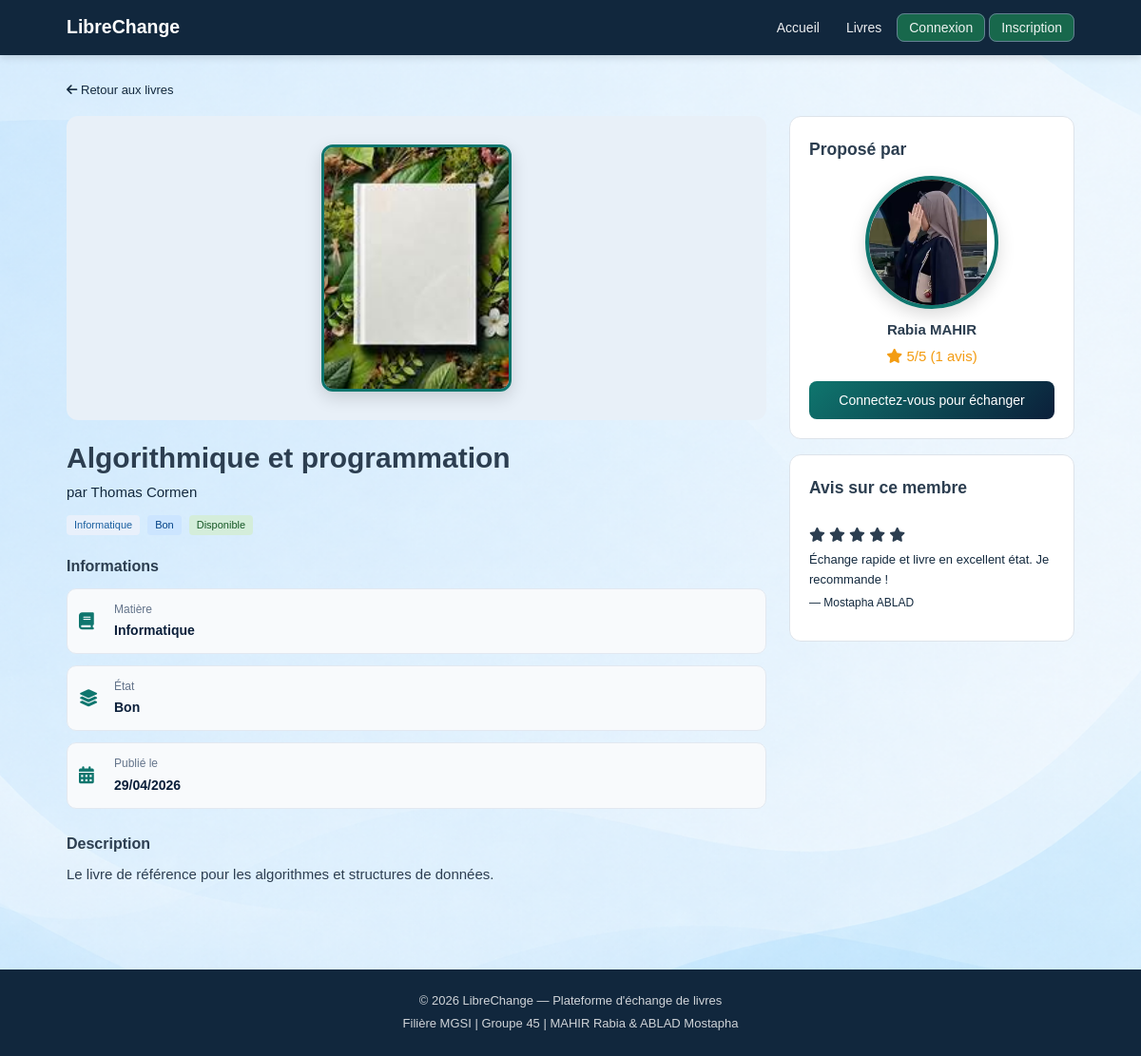
The page /pages/livre_detail.php?id=1 on the database its author committed.
### tables this page shows
CREATE TABLE `livres`
(
    `id`          int(11) NOT NULL,
    `titre`       varchar(200) NOT NULL,
    `auteur`      varchar(150) NOT NULL,
    `matiere`     varchar(100) NOT NULL,
    `description` text         DEFAULT NULL,
    `etat`        enum('neuf','bon','acceptable','use') DEFAULT 'bon',
    `statut`      enum('disponible','echange','archive') DEFAULT 'disponible',
    `image`       varchar(255) DEFAULT 'images/default-book.jfif',
    `user_id`     int(11) NOT NULL,
    `date_ajout`  datetime     DEFAULT current_timestamp()
);

CREATE TABLE `utilisateurs`
(
    `id`               int(11) NOT NULL,
    `login`            varchar(50)  NOT NULL,
    `mot_de_passe`     varchar(255) NOT NULL,
    `nom`              varchar(100) NOT NULL,
    `prenom`           varchar(100) NOT NULL,
    `email`            varchar(150) NOT NULL,
    `role`             enum('admin','etudiant') DEFAULT 'etudiant',
    `photo`            varchar(255) DEFAULT 'images/default-user1.jfif',
    `date_inscription` datetime     DEFAULT current_timestamp()
);

CREATE TABLE `notations`
(
    `id`            int(11) NOT NULL,
    `notateur_id`   int(11) NOT NULL,
    `note_id`       int(11) NOT NULL,
    `note`          tinyint(4) NOT NULL CHECK (`note` between 1 and 5),
    `commentaire`   text     DEFAULT NULL,
    `date_notation` datetime DEFAULT current_timestamp()
);

### config.php (called while the page is built, shortened)
<?php
function h($str) {
    return htmlspecialchars($str ?? '', ENT_QUOTES, 'UTF-8');
}
function estConnecte() {
    return isset($_SESSION['user_id']);
}
?>

### pages/livre_detail.php (the view, shortened to what this page needs)
<?php
require_once '../config.php';
$id = intval($_GET['id'] ?? 0);
$stmt = $pdo->prepare("SELECT l.*, u.id AS user_id, u.nom, u.prenom, u.email,u.photo, l.image FROM livres l JOIN utilisateurs u ON l.user_id = u.id WHERE l.id = ?");
$stmt->execute([$id]);
$livre = $stmt->fetch();
$photo = !empty($livre['photo'])
    ? '../' . $livre['photo']
    : '../images/default-user1.jfif';
$bookImage = !empty($livre['image'])
    ? '../' . $livre['image']
    : '../images/default-book.jfif';
$stmtNot = $pdo->prepare("SELECT n.*, u.nom, u.prenom FROM notations n JOIN utilisateurs u ON n.notateur_id = u.id WHERE n.note_id = ? ORDER BY n.date_notation DESC");
$stmtNot->execute([$livre['user_id']]);
$notations = $stmtNot->fetchAll();
$note_moy = 0;
if (count($notations)) {
    $note_moy = round(array_sum(array_column($notations, 'note')) / count($notations), 1);
}
require_once '../includes/header.php';
?>
<div class="container">
    <a href="livres.php" class="btn-back">
        <i class="fa-solid fa-arrow-left"></i> Retour aux livres
    </a>
    <div class="detail-grid">
        <div class="detail-main">
            <div class="livre-detail-img">
                <img src="<?= h($bookImage) ?>" alt="Livre">
            </div>
            <h1><?= h($livre['titre']) ?></h1>
            <p class="auteur-detail">par <?= h($livre['auteur']) ?></p>
            <div class="detail-badges">
                <span class="badge-matiere"><?= h($livre['matiere']) ?></span>
                <span class="badge-etat badge-<?= $livre['etat'] ?>"><?= ucfirst($livre['etat']) ?></span>
                <span class="badge-statut badge-<?= $livre['statut'] ?>"><?= ucfirst($livre['statut']) ?></span>
            </div>
            <div class="detail-section">
                <h3>Informations</h3>
                <div class="info-card">
                    <div class="info-item">
                        <i class="fa-solid fa-book"></i>
                        <div>
                            <span class="info-label">Matière</span>
                            <span class="info-value"><?= h($livre['matiere']) ?></span>
                        </div>
                    </div>
                    <div class="info-item">
                        <i class="fa-solid fa-layer-group"></i>
                        <div>
                            <span class="info-label">État</span>
                            <span class="info-value"><?= ucfirst(h($livre['etat'])) ?></span>
                        </div>
                    </div>
                    <div class="info-item">
                        <i class="fa-solid fa-calendar-days"></i>
                        <div>
                            <span class="info-label">Publié le</span>
                            <span class="info-value"><?= date('d/m/Y', strtotime($livre['date_ajout'])) ?></span>
                        </div>
                    </div>
                </div>
            </div>
            <div class="detail-section">
                <h3>Description</h3>
                <p><?= h($livre['description']) ?></p>
            </div>
        </div>
        <div class="detail-sidebar">
            <div class="proprio-card">
                <h3>Proposé par</h3>
                <div class="proprio-avatar">
                    <img src="<?= h($photo) ?>" alt="Utilisateur">
                </div>
                <p class="proprio-name"><?= h($livre['prenom'] . ' ' . $livre['nom']) ?></p>
                <?php if ($note_moy > 0): ?>
                    <p class="note-moy"><i class="fa-solid fa-star"></i> <?= $note_moy ?>/5 (<?= count($notations) ?>
                        avis)</p>
                <?php endif; ?>
                <?php if (estConnecte() && $_SESSION['user_id'] != $livre['user_id']): ?>
                    <?php if ($livre['statut'] === 'disponible'): ?>
                        <form method="POST">
                            <input type="hidden" name="action" value="demande_echange">
                            <button type="submit" class="btn btn-primary btn-full">
                                <i class="fa-solid fa-right-left"></i> Demander l'échange
                            </button>
                        </form>
                    <?php endif; ?>
                    <a href="messages.php?destinataire=<?= $livre['user_id'] ?>&livre=<?= $livre['id'] ?>"
                       class="btn btn-secondary btn-full" style="margin-top:8px">
                        <i class="fa-solid fa-paper-plane"></i> Envoyer un message
                    </a>
                <?php elseif (!estConnecte()): ?>
                    <a href="login.php" class="btn btn-primary btn-full">Connectez-vous pour échanger</a>
                <?php endif; ?>
            </div>
            <?php if (!empty($notations)): ?>
                <div class="notations-card">
                    <h3>Avis sur ce membre</h3>
                    <?php foreach ($notations as $not): ?>
                        <div class="notation-item">
                            <div class="notation-stars">
                                <?php for ($i = 1; $i <= 5; $i++): ?>
                                    <i class="fa-<?= $i <= $not['note'] ? 'solid' : 'regular' ?> fa-star"></i>
                                <?php endfor; ?>
                            </div>
                            <p class="notation-comment"><?= h($not['commentaire']) ?></p>
                            <p class="notation-auteur">— <?= h($not['prenom'] . ' ' . $not['nom']) ?></p>
                        </div>
                    <?php endforeach; ?>
                </div>
            <?php endif; ?>
        </div>
    </div>
</div>
<?php require_once '../includes/footer.php'; ?>

### css/style.css (style rules this page uses)
:root { --primary: #a7c9e0; --primary-d: #155a9e; --secondary: #f0f4f8; --success: #27ae60; --danger: #e74c3c; --warning: #f39c12; --text: #2c3e50; --muted: #13293e; --border: #dde3ea; --white: #ffffff; --shadow: 0 2px 8px rgba(0, 0, 0, 0.08); --radius: 8px; --radius-lg: 12px; }
* { box-sizing: border-box; margin: 0; padding: 0; }
body { font-family: Arial, sans-serif; font-size: 15px; color: var(--text); background: #f5f7fa; line-height: 1.6; background: url('../images/A1.png') no-repeat center center fixed; background-size: cover; }
a { color: var(--primary); text-decoration: none; }
img { max-width: 100%; }
.container { max-width: 1100px; margin: 0 auto; padding: 24px 20px; }
.btn { display: inline-block; padding: 9px 18px; border-radius: var(--radius); font-size: 14px; font-weight: 500; cursor: pointer; border: none; text-decoration: none; transition: all .2s; }
.btn-primary { background: linear-gradient(135deg, #0f766e, #0b1f3a); color: white; }
.btn-full { width: 100%; text-align: center; display: block; }
.badge-matiere { background: #e8f0fb; color: #1a5fa0; border-radius: 4px; padding: 2px 8px; font-size: 11px; }
.badge-etat { border-radius: 4px; padding: 2px 8px; font-size: 11px; }
.badge-bon { background: #cce5ff; color: #004085; }
.badge-statut { border-radius: 4px; padding: 2px 8px; font-size: 11px; }
.badge-disponible { background: #d4edda; color: #155724; }
.btn-back { color: var(--muted); font-size: 13px; display: inline-block; margin-bottom: 16px; }
.detail-grid { display: grid; grid-template-columns: 1fr 300px; gap: 24px; }
.livre-detail-img { font-size: 5em; background: #e8f0f8; border-radius: var(--radius-lg); text-align: center; padding: 30px; margin-bottom: 16px; }
.auteur-detail { color: var(--muted); margin-bottom: 12px; }
.detail-badges { display: flex; gap: 8px; flex-wrap: wrap; margin-bottom: 20px; }
.detail-section { margin-bottom: 24px; }
.detail-section h3 { margin-bottom: 8px; font-size: 16px; }
.proprio-card, .notations-card { background: white; border: 1px solid var(--border); border-radius: var(--radius-lg); padding: 20px; margin-bottom: 16px; }
.proprio-card h3, .notations-card h3 { margin-bottom: 14px; }
.proprio-avatar { font-size: 3em; text-align: center; margin-bottom: 8px; }
.proprio-name { text-align: center; font-weight: bold; margin-bottom: 4px; }
.note-moy { text-align: center; color: var(--warning); margin-bottom: 14px; }
.notation-item { border-bottom: 1px solid var(--border); padding: 10px 0; }
.notation-item:last-child { border-bottom: none; }
.notation-comment { font-size: 13px; color: var(--muted); margin: 4px 0; }
.notation-auteur { font-size: 12px; color: var(--muted); }
.proprio-avatar img { width: 140px; height: 140px; border-radius: 50%; object-fit: cover; border: 4px solid #0f766e; box-shadow: 0 6px 18px rgba(0, 0, 0, 0.15); display: block; margin: 10px auto; transition: all 0.3s ease; }
.livre-detail-img img { width: 200px; height: 260px; object-fit: cover; border-radius: 12px; border: 3px solid #0f766e; box-shadow: 0 6px 18px rgba(0, 0, 0, 0.15); display: block; margin: 0 auto; transition: 0.3s; }
.info-card { display: flex; flex-direction: column; gap: 12px; margin-top: 10px; }
.info-item { display: flex; align-items: center; gap: 12px; padding: 12px; background: #f8fafc; border-radius: 10px; border: 1px solid #e2e8f0; transition: 0.3s; }
.info-item i { font-size: 18px; color: #0f766e; min-width: 25px; }
.info-label { display: block; font-size: 12px; color: #64748b; }
.info-value { font-size: 14px; font-weight: 600; color: #0b1f3a; }

### rows shown on the page
livres: image (placeholder picture), titre "Algorithmique et programmation", auteur "Thomas Cormen", matiere "Informatique", etat "Bon", statut "Disponible", date_ajout "29/04/2026", description "Le livre de référence pour les algorithmes et structures de données.", user.photo (picture), user.nom "Rabia MAHIR"
notations: note 5 (drawn), commentaire "Échange rapide et livre en excellent état. Je recommande !", notateur.nom "Mostapha ABLAD"

### other values the page prints
SITE_NAME "LibreChange"
$note_moy "5"
count($notations) "1"
